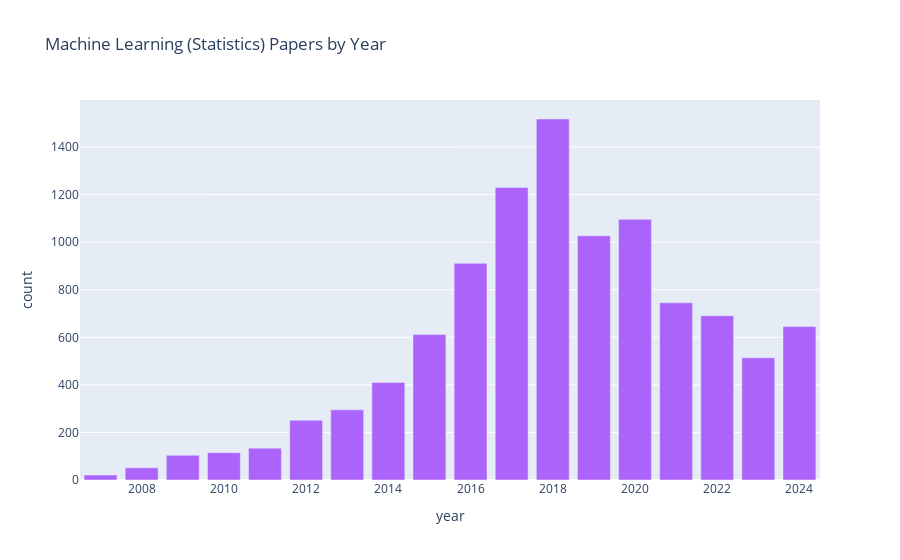

Notebook source saved alongside this figure:
### Code cell
top = 'Machine Learning (Statistics)'
px.bar(cat_year_num.query("category == @top"), x = 'year', y = 'count', title= top + " Papers by Year", color_discrete_sequence=[color_dict[top]])

### Figure 1 — Plotly figure (JSON) as saved in the notebook; plotly's stock layout.template omitted (floating-point values rounded to 4 significant figures)
{"data": [{"hovertemplate": "year=%{x}<br>count=%{y}<extra></extra>", "legendgroup": "", "marker": {"color": "#AB63FA", "pattern": {"shape": ""}}, "name": "", "orientation": "v", "showlegend": false, "textposition": "auto", "type": "bar", "x": [2007, 2008, 2009, 2010, 2011, 2012, 2013, 2014, 2015, 2016, 2017, 2018, 2019, 2020, 2021, 2022, 2023, 2024], "xaxis": "x", "y": [21, 51, 104, 115, 134, 251, 295, 410, 612, 911, 1230, 1518, 1027, 1096, 745, 691, 514, 645], "yaxis": "y"}], "layout": {"barmode": "relative", "legend": {"tracegroupgap": 0}, "title": {"text": "Machine Learning (Statistics) Papers by Year"}, "xaxis": {"anchor": "y", "domain": [0, 1], "title": {"text": "year"}}, "yaxis": {"anchor": "x", "domain": [0, 1], "title": {"text": "count"}}}}
